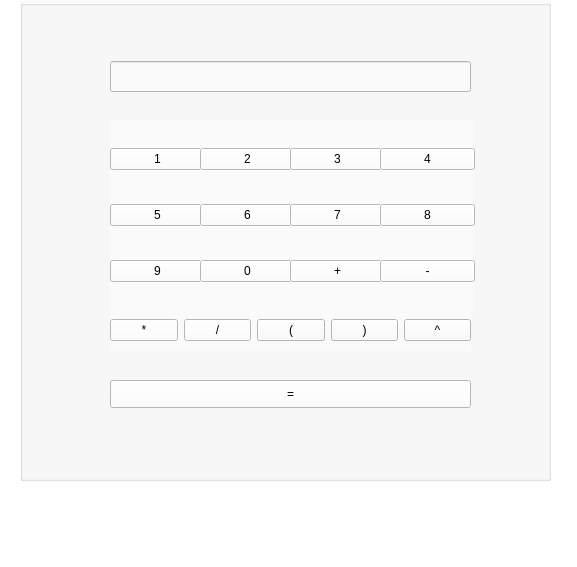
<?xml version="1.0" encoding="UTF-8"?>
<ui version="4.0">
 <class>MainWindow</class>
 <widget class="QMainWindow" name="MainWindow">
  <property name="geometry">
   <rect>
    <x>0</x>
    <y>0</y>
    <width>577</width>
    <height>567</height>
   </rect>
  </property>
  <property name="windowTitle">
   <string>MainWindow</string>
  </property>
  <property name="styleSheet">
   <string notr="true">background-color: rgb(255, 255, 255);</string>
  </property>
  <widget class="QWidget" name="centralwidget">
   <widget class="QGroupBox" name="groupBox">
    <property name="geometry">
     <rect>
      <x>20</x>
      <y>0</y>
      <width>531</width>
      <height>481</height>
     </rect>
    </property>
    <property name="styleSheet">
     <string notr="true">background-color: rgb(250, 250, 250);</string>
    </property>
    <property name="title">
     <string/>
    </property>
    <widget class="QWidget" name="verticalLayoutWidget">
     <property name="geometry">
      <rect>
       <x>90</x>
       <y>120</y>
       <width>95</width>
       <height>191</height>
      </rect>
     </property>
     <layout class="QVBoxLayout" name="verticalLayout">
      <item>
       <widget class="QPushButton" name="one">
        <property name="styleSheet">
         <string notr="true">background-color: rgb(255, 255, 255);</string>
        </property>
        <property name="text">
         <string>1</string>
        </property>
       </widget>
      </item>
      <item>
       <widget class="QPushButton" name="five">
        <property name="styleSheet">
         <string notr="true">background-color: rgb(255, 255, 255);</string>
        </property>
        <property name="text">
         <string>5</string>
        </property>
       </widget>
      </item>
      <item>
       <widget class="QPushButton" name="nine">
        <property name="styleSheet">
         <string notr="true">background-color: rgb(255, 255, 255);</string>
        </property>
        <property name="text">
         <string>9</string>
        </property>
       </widget>
      </item>
     </layout>
    </widget>
    <widget class="QWidget" name="verticalLayoutWidget_2">
     <property name="geometry">
      <rect>
       <x>180</x>
       <y>120</y>
       <width>95</width>
       <height>191</height>
      </rect>
     </property>
     <layout class="QVBoxLayout" name="verticalLayout_2">
      <item>
       <widget class="QPushButton" name="two">
        <property name="styleSheet">
         <string notr="true">background-color: rgb(255, 255, 255);</string>
        </property>
        <property name="text">
         <string>2</string>
        </property>
       </widget>
      </item>
      <item>
       <widget class="QPushButton" name="six">
        <property name="styleSheet">
         <string notr="true">background-color: rgb(255, 255, 255);</string>
        </property>
        <property name="text">
         <string>6</string>
        </property>
       </widget>
      </item>
      <item>
       <widget class="QPushButton" name="zero">
        <property name="styleSheet">
         <string notr="true">background-color: rgb(255, 255, 255);</string>
        </property>
        <property name="text">
         <string>0</string>
        </property>
       </widget>
      </item>
     </layout>
    </widget>
    <widget class="QWidget" name="verticalLayoutWidget_4">
     <property name="geometry">
      <rect>
       <x>270</x>
       <y>120</y>
       <width>95</width>
       <height>191</height>
      </rect>
     </property>
     <layout class="QVBoxLayout" name="verticalLayout_4">
      <item>
       <widget class="QPushButton" name="three">
        <property name="styleSheet">
         <string notr="true">background-color: rgb(255, 255, 255);</string>
        </property>
        <property name="text">
         <string>3</string>
        </property>
       </widget>
      </item>
      <item>
       <widget class="QPushButton" name="seven">
        <property name="styleSheet">
         <string notr="true">background-color: rgb(255, 255, 255);</string>
        </property>
        <property name="text">
         <string>7</string>
        </property>
       </widget>
      </item>
      <item>
       <widget class="QPushButton" name="plus">
        <property name="styleSheet">
         <string notr="true">background-color: rgb(255, 255, 255);</string>
        </property>
        <property name="text">
         <string>+</string>
        </property>
       </widget>
      </item>
     </layout>
    </widget>
    <widget class="QWidget" name="verticalLayoutWidget_3">
     <property name="geometry">
      <rect>
       <x>360</x>
       <y>120</y>
       <width>95</width>
       <height>191</height>
      </rect>
     </property>
     <layout class="QVBoxLayout" name="verticalLayout_3">
      <item>
       <widget class="QPushButton" name="four">
        <property name="styleSheet">
         <string notr="true">background-color: rgb(255, 255, 255);</string>
        </property>
        <property name="text">
         <string>4</string>
        </property>
       </widget>
      </item>
      <item>
       <widget class="QPushButton" name="eight">
        <property name="styleSheet">
         <string notr="true">background-color: rgb(255, 255, 255);</string>
        </property>
        <property name="text">
         <string>8</string>
        </property>
       </widget>
      </item>
      <item>
       <widget class="QPushButton" name="minus">
        <property name="styleSheet">
         <string notr="true">background-color: rgb(255, 255, 255);
</string>
        </property>
        <property name="text">
         <string>-</string>
        </property>
       </widget>
      </item>
     </layout>
    </widget>
    <widget class="QWidget" name="horizontalLayoutWidget">
     <property name="geometry">
      <rect>
       <x>90</x>
       <y>310</y>
       <width>361</width>
       <height>41</height>
      </rect>
     </property>
     <layout class="QHBoxLayout" name="horizontalLayout">
      <item>
       <widget class="QPushButton" name="multiply">
        <property name="styleSheet">
         <string notr="true">background-color: rgb(255, 255, 255);background-color: rgb(255, 255, 255);</string>
        </property>
        <property name="text">
         <string>*</string>
        </property>
       </widget>
      </item>
      <item>
       <widget class="QPushButton" name="divide">
        <property name="styleSheet">
         <string notr="true">background-color: rgb(255, 255, 255);background-color: rgb(255, 255, 255);</string>
        </property>
        <property name="text">
         <string>/</string>
        </property>
       </widget>
      </item>
      <item>
       <widget class="QPushButton" name="left">
        <property name="text">
         <string>(</string>
        </property>
       </widget>
      </item>
      <item>
       <widget class="QPushButton" name="right">
        <property name="text">
         <string>)</string>
        </property>
       </widget>
      </item>
      <item>
       <widget class="QPushButton" name="power">
        <property name="text">
         <string>^</string>
        </property>
       </widget>
      </item>
     </layout>
    </widget>
    <widget class="QPushButton" name="equal">
     <property name="geometry">
      <rect>
       <x>90</x>
       <y>380</y>
       <width>361</width>
       <height>28</height>
      </rect>
     </property>
     <property name="styleSheet">
      <string notr="true">background-color: rgb(255, 255, 255);</string>
     </property>
     <property name="text">
      <string>=</string>
     </property>
    </widget>
    <widget class="QLineEdit" name="display">
     <property name="geometry">
      <rect>
       <x>90</x>
       <y>61</y>
       <width>361</width>
       <height>31</height>
      </rect>
     </property>
     <property name="styleSheet">
      <string notr="true">font: 11pt &quot;MS Shell Dlg 2&quot;;
alternate-background-color: rgb(255, 255, 255);</string>
     </property>
    </widget>
   </widget>
  </widget>
  <widget class="QMenuBar" name="menubar">
   <property name="geometry">
    <rect>
     <x>0</x>
     <y>0</y>
     <width>577</width>
     <height>26</height>
    </rect>
   </property>
  </widget>
  <widget class="QStatusBar" name="statusbar"/>
 </widget>
 <resources/>
 <connections/>
</ui>
